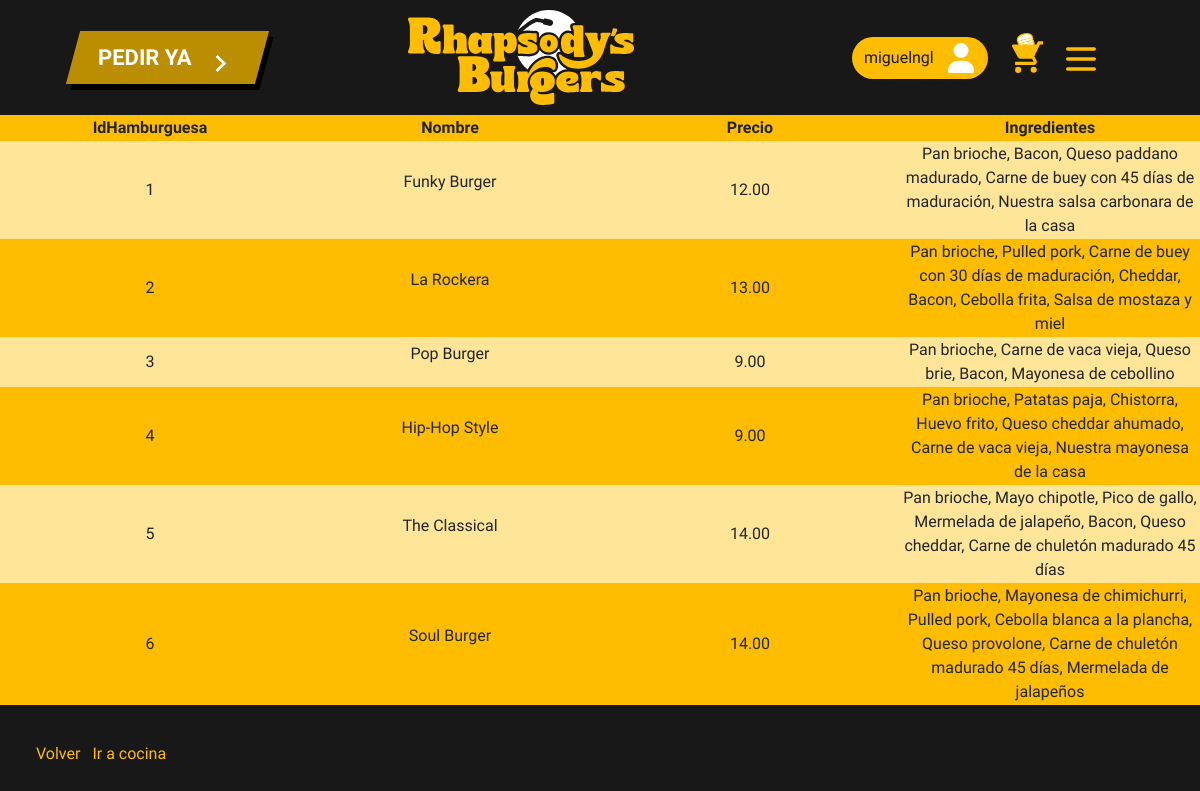
The page /gestionarBurgers.php (signed in) on the database its author committed.
### tables this page shows
CREATE TABLE `hamburguesas` (
  `IdHamburguesa` int(11) NOT NULL,
  `Nombre` varchar(255) DEFAULT NULL,
  `Descripcion_corta` varchar(255) DEFAULT NULL,
  `Descripcion` varchar(255) DEFAULT NULL,
  `Precio` decimal(5,2) DEFAULT NULL,
  `Ingredientes` varchar(255) NOT NULL
);

### gestionarBurgers.php (the view, shortened to what this page needs)
<!DOCTYPE html>
<html lang="en">
<head>
    <link rel="stylesheet" href="css/normalize.css">
    <link href="https://cdn.jsdelivr.net/npm/bootstrap@5.3.2/dist/css/bootstrap.min.css" rel="stylesheet">
    <link rel="stylesheet" href="css/gestiones.css">
    <link rel="stylesheet" href="css/header.css">
    <link rel="stylesheet" href="css/footer.css">
</head>
<body>
<?php
include './php/conexion.php';
include './php/header.php';
if(isset($_SESSION["Usu"])){
    $idUsu = $_SESSION["Usu"];
    $consulta1 = "SELECT * FROM `Usuario` WHERE `Apodo` =  ?";
    $stmt = $conexion->prepare($consulta1);
    $stmt->bind_param("s", $idUsu);
    $stmt->execute();
    $result = $stmt->get_result();
    if($result->num_rows > 0){
        $array = $result->fetch_assoc();
        if($array["Tipo_usuario"] == 1){
            $consulta2 = "SELECT * FROM `Hamburguesas`";
            $stmt2 = $conexion->prepare($consulta2);
            $stmt2->execute();
            $result2 = $stmt2->get_result();
            if($result2->num_rows > 0){
                echo "<table>";
                echo "<tr><th>IdHamburguesa</th><th>Nombre</th><th>Precio</th><th>Ingredientes</th></tr>";
                foreach ($result2 as $hamburguesa) {
                    echo "<tr>";
                    echo "<td>" . $hamburguesa['IdHamburguesa'] . "</td>";
                    echo "<td><p>" . $hamburguesa['Nombre'] . "</p></td>";
                    echo "<td>" . $hamburguesa['Precio'] . "</td>";
                    echo "<td>" . $hamburguesa['Ingredientes'] . "</td>";
                    echo "</tr>";
                }
                echo "</table>";
                echo "<nav class='submenu'><a href=miperfil.php>Volver</a>";
                echo '<a href="cocina.php">Ir a cocina</a></nav>';
            }
        }else{
            echo("<h4>ERROR 404 NOT FOUND</h4>");
        }
    }else{
        echo("<h4>ERROR 404 NOT FOUND</h4>");
    }
    }else{
        echo("<h4>ERROR 404 NOT FOUND</h4>");
    }
?>
</body>
</html>

### css/gestiones.css (style rules this page uses)
:root { --principal: #181818; --secundario:#FEBD01; --tercer: #fff8ec; --cuarto:#bb8d01; --quinto: #BF9D73; --letra2: #000000; --letra3: #d8dddb; --kanit: 'Kanit', sans-serif; --karla: 'Karla', sans-serif; --oswald: 'Oswald', sans-serif; }
table { text-align: center; width: 100vw; }
tr th { font-family: var(--oswald); }
tr th:first-child { text-align: center; }
tr td:first-child { text-align: center; }
tr:nth-child(odd) { background-color: var(--secundario); }
tr:nth-child(even) { background-color: #ffe598; }
tr { width: 100vw; overflow: hidden; }
td { width: 20vw; font-family: var(--kanit); }
table { margin-right: 10px; }
body { background-color: var(--principal); }
.submenu { padding: 12px; }
.submenu a { color: var(--secundario); font-family: var(--kanit); text-decoration: none; margin-right: 12px; }

### css/header.css (style rules this page uses)
:root { --principal: #181818; --secundario:#FEBD01; --tercer: #fff8ec; --cuarto:#bb8d01; --quinto: #BF9D73; --letra2: #000000; --letra3: #d8dddb; --kanit: 'Kanit', sans-serif; --karla: 'Karla', sans-serif; --oswald: 'Oswald', sans-serif; }
body { overflow-x: hidden; }
nav { margin: 24px; }

### css/footer.css (style rules this page uses)
:root { --principal: #181818; --secundario:#FEBD01; --tercer: #fff8ec; --cuarto:#bb8d01; --quinto: #BF9D73; --letra2: #000000; --letra3: #d8dddb; --kanit: 'Kanit', sans-serif; --karla: 'Karla', sans-serif; --oswald: 'Oswald', sans-serif; }

### rows shown on the page
hamburguesas: IdHamburguesa "1", Nombre "Funky Burger", Precio "12.00", Ingredientes "Pan brioche, Bacon, Queso paddano madurado, Carne de buey con 45 días de maduración, Nuestra salsa carbonara de la casa"
hamburguesas: IdHamburguesa "2", Nombre "La Rockera", Precio "13.00", Ingredientes "Pan brioche, Pulled pork, Carne de buey con 30 días de maduración, Cheddar, Bacon, Cebolla frita, Salsa de mostaza y miel"
hamburguesas: IdHamburguesa "3", Nombre "Pop Burger", Precio "9.00", Ingredientes "Pan brioche, Carne de vaca vieja, Queso brie, Bacon, Mayonesa de cebollino"
hamburguesas: IdHamburguesa "4", Nombre "Hip-Hop Style", Precio "9.00", Ingredientes "Pan brioche, Patatas paja, Chistorra, Huevo frito, Queso cheddar ahumado, Carne de vaca vieja, Nuestra mayonesa de la casa"
hamburguesas: IdHamburguesa "5", Nombre "The Classical", Precio "14.00", Ingredientes "Pan brioche, Mayo chipotle, Pico de gallo, Mermelada de jalapeño, Bacon, Queso cheddar, Carne de chuletón madurado 45 días"
hamburguesas: IdHamburguesa "6", Nombre "Soul Burger", Precio "14.00", Ingredientes "Pan brioche, Mayonesa de chimichurri, Pulled pork, Cebolla blanca a la plancha, Queso provolone, Carne de chuletón madurado 45 días, Mermelada de jalapeños"

### other values the page prints
$_SESSION['Usu'] "miguelngl"
